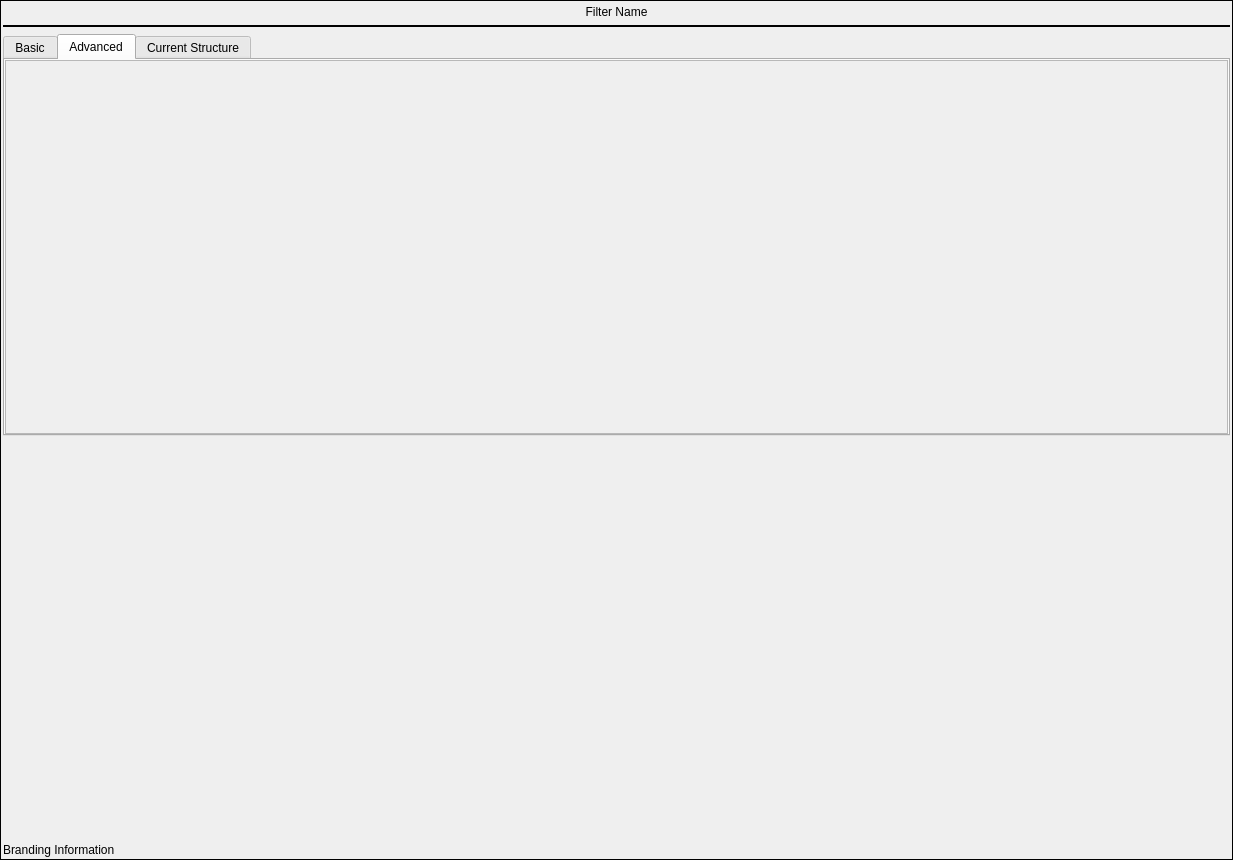
<?xml version="1.0" encoding="UTF-8"?>
<ui version="4.0">
 <class>FilterInputWidget</class>
 <widget class="QWidget" name="FilterInputWidget">
  <property name="geometry">
   <rect>
    <x>0</x>
    <y>0</y>
    <width>1233</width>
    <height>860</height>
   </rect>
  </property>
  <property name="windowTitle">
   <string>[*]Filter Input Parameters</string>
  </property>
  <layout class="QVBoxLayout" name="verticalLayout_2">
   <property name="leftMargin">
    <number>0</number>
   </property>
   <property name="topMargin">
    <number>0</number>
   </property>
   <property name="rightMargin">
    <number>0</number>
   </property>
   <property name="bottomMargin">
    <number>0</number>
   </property>
   <item>
    <widget class="QFrame" name="contents">
     <property name="styleSheet">
      <string notr="true">QFrame::contents
{
  background-color: qlineargradient(spread:pad, x1:0, y1:0, x2:0, y2:1, stop:0 rgba(185, 185, 185, 255), stop:0.5 rgba(226, 226, 226, 255), stop:1 rgba(150, 150, 150, 255));
border: 1px solid #515151;
border-radius: 10px;
padding: 0 0 0 0px;
font: 100 italic 12pt &quot;Arial&quot;;
font-weight: bold;s
}</string>
     </property>
     <property name="frameShape">
      <enum>QFrame::Box</enum>
     </property>
     <property name="frameShadow">
      <enum>QFrame::Plain</enum>
     </property>
     <layout class="QGridLayout" name="gridLayout_3">
      <property name="leftMargin">
       <number>2</number>
      </property>
      <property name="topMargin">
       <number>4</number>
      </property>
      <property name="rightMargin">
       <number>2</number>
      </property>
      <property name="bottomMargin">
       <number>2</number>
      </property>
      <item row="3" column="0">
       <widget class="QTabWidget" name="tabWidget">
        <property name="sizePolicy">
         <sizepolicy hsizetype="Expanding" vsizetype="Expanding">
          <horstretch>0</horstretch>
          <verstretch>0</verstretch>
         </sizepolicy>
        </property>
        <property name="tabPosition">
         <enum>QTabWidget::North</enum>
        </property>
        <property name="currentIndex">
         <number>1</number>
        </property>
        <property name="tabsClosable">
         <bool>false</bool>
        </property>
        <widget class="QWidget" name="basicTab">
         <attribute name="title">
          <string>Basic</string>
         </attribute>
         <layout class="QVBoxLayout" name="verticalLayout_4">
          <property name="leftMargin">
           <number>0</number>
          </property>
          <property name="topMargin">
           <number>0</number>
          </property>
          <property name="rightMargin">
           <number>0</number>
          </property>
          <property name="bottomMargin">
           <number>0</number>
          </property>
          <item>
           <widget class="QScrollArea" name="basicScrollArea">
            <property name="widgetResizable">
             <bool>true</bool>
            </property>
            <widget class="QWidget" name="scrollAreaWidgetContents_2">
             <property name="geometry">
              <rect>
               <x>0</x>
               <y>0</y>
               <width>1219</width>
               <height>335</height>
              </rect>
             </property>
             <layout class="QVBoxLayout" name="verticalLayout_8">
              <item>
               <layout class="QGridLayout" name="basicInputsGrid"/>
              </item>
              <item>
               <spacer name="verticalSpacer">
                <property name="orientation">
                 <enum>Qt::Vertical</enum>
                </property>
                <property name="sizeHint" stdset="0">
                 <size>
                  <width>20</width>
                  <height>40</height>
                 </size>
                </property>
               </spacer>
              </item>
             </layout>
            </widget>
           </widget>
          </item>
         </layout>
        </widget>
        <widget class="QWidget" name="advancedTab">
         <attribute name="title">
          <string>Advanced</string>
         </attribute>
         <layout class="QVBoxLayout" name="verticalLayout_6">
          <property name="leftMargin">
           <number>0</number>
          </property>
          <property name="topMargin">
           <number>0</number>
          </property>
          <property name="rightMargin">
           <number>0</number>
          </property>
          <property name="bottomMargin">
           <number>0</number>
          </property>
          <item>
           <widget class="QScrollArea" name="advancedScrollArea">
            <property name="widgetResizable">
             <bool>true</bool>
            </property>
            <widget class="QWidget" name="scrollAreaWidgetContents_3">
             <property name="geometry">
              <rect>
               <x>0</x>
               <y>0</y>
               <width>1219</width>
               <height>335</height>
              </rect>
             </property>
             <layout class="QVBoxLayout" name="verticalLayout_9">
              <item>
               <layout class="QGridLayout" name="advInputsGrid"/>
              </item>
              <item>
               <spacer name="verticalSpacer_2">
                <property name="orientation">
                 <enum>Qt::Vertical</enum>
                </property>
                <property name="sizeHint" stdset="0">
                 <size>
                  <width>20</width>
                  <height>40</height>
                 </size>
                </property>
               </spacer>
              </item>
             </layout>
            </widget>
           </widget>
          </item>
         </layout>
        </widget>
        <widget class="QWidget" name="currentStructureTab">
         <attribute name="title">
          <string>Current Structure</string>
         </attribute>
         <layout class="QVBoxLayout" name="verticalLayout_7">
          <property name="leftMargin">
           <number>0</number>
          </property>
          <property name="topMargin">
           <number>0</number>
          </property>
          <property name="rightMargin">
           <number>0</number>
          </property>
          <property name="bottomMargin">
           <number>0</number>
          </property>
          <item>
           <layout class="QGridLayout" name="currentStructureGrid"/>
          </item>
         </layout>
        </widget>
       </widget>
      </item>
      <item row="1" column="0">
       <widget class="Line" name="line">
        <property name="frameShadow">
         <enum>QFrame::Plain</enum>
        </property>
        <property name="lineWidth">
         <number>2</number>
        </property>
        <property name="orientation">
         <enum>Qt::Horizontal</enum>
        </property>
       </widget>
      </item>
      <item row="5" column="0">
       <widget class="QLabel" name="brandingLabel">
        <property name="text">
         <string>Branding Information</string>
        </property>
        <property name="wordWrap">
         <bool>true</bool>
        </property>
       </widget>
      </item>
      <item row="0" column="0">
       <layout class="QHBoxLayout" name="horizontalLayout">
        <property name="topMargin">
         <number>0</number>
        </property>
        <item>
         <widget class="QLabel" name="filterHumanLabel">
          <property name="styleSheet">
           <string notr="true"/>
          </property>
          <property name="frameShape">
           <enum>QFrame::NoFrame</enum>
          </property>
          <property name="text">
           <string>Filter Name</string>
          </property>
          <property name="alignment">
           <set>Qt::AlignCenter</set>
          </property>
          <property name="wordWrap">
           <bool>true</bool>
          </property>
         </widget>
        </item>
       </layout>
      </item>
      <item row="4" column="0">
       <spacer name="verticalSpacer_3">
        <property name="orientation">
         <enum>Qt::Vertical</enum>
        </property>
        <property name="sizeHint" stdset="0">
         <size>
          <width>20</width>
          <height>40</height>
         </size>
        </property>
       </spacer>
      </item>
     </layout>
    </widget>
   </item>
  </layout>
 </widget>
 <resources>
  <include location="../../../../Resources/icons/images/Icons.qrc"/>
 </resources>
 <connections/>
</ui>
